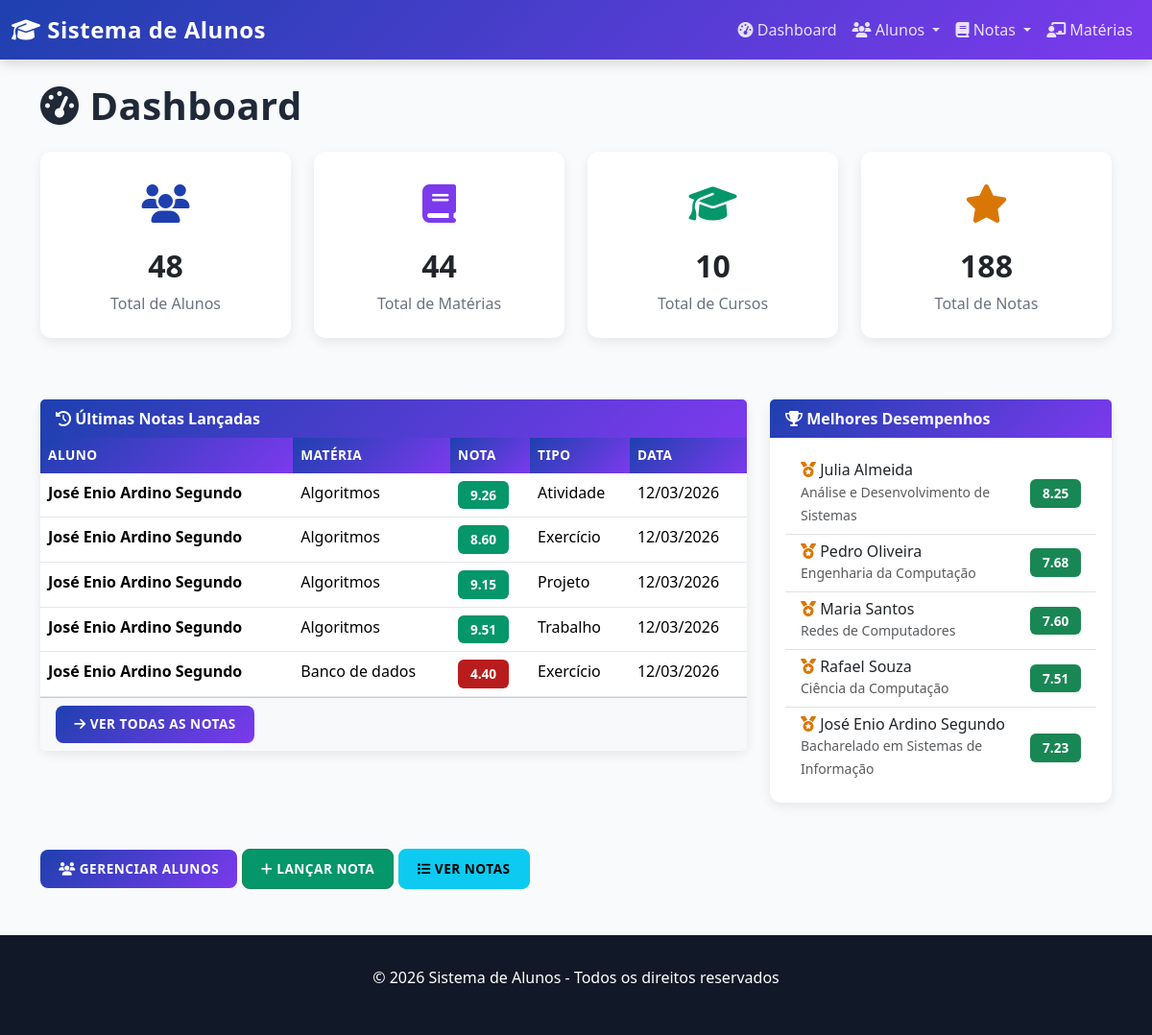
The app's page /, older data.
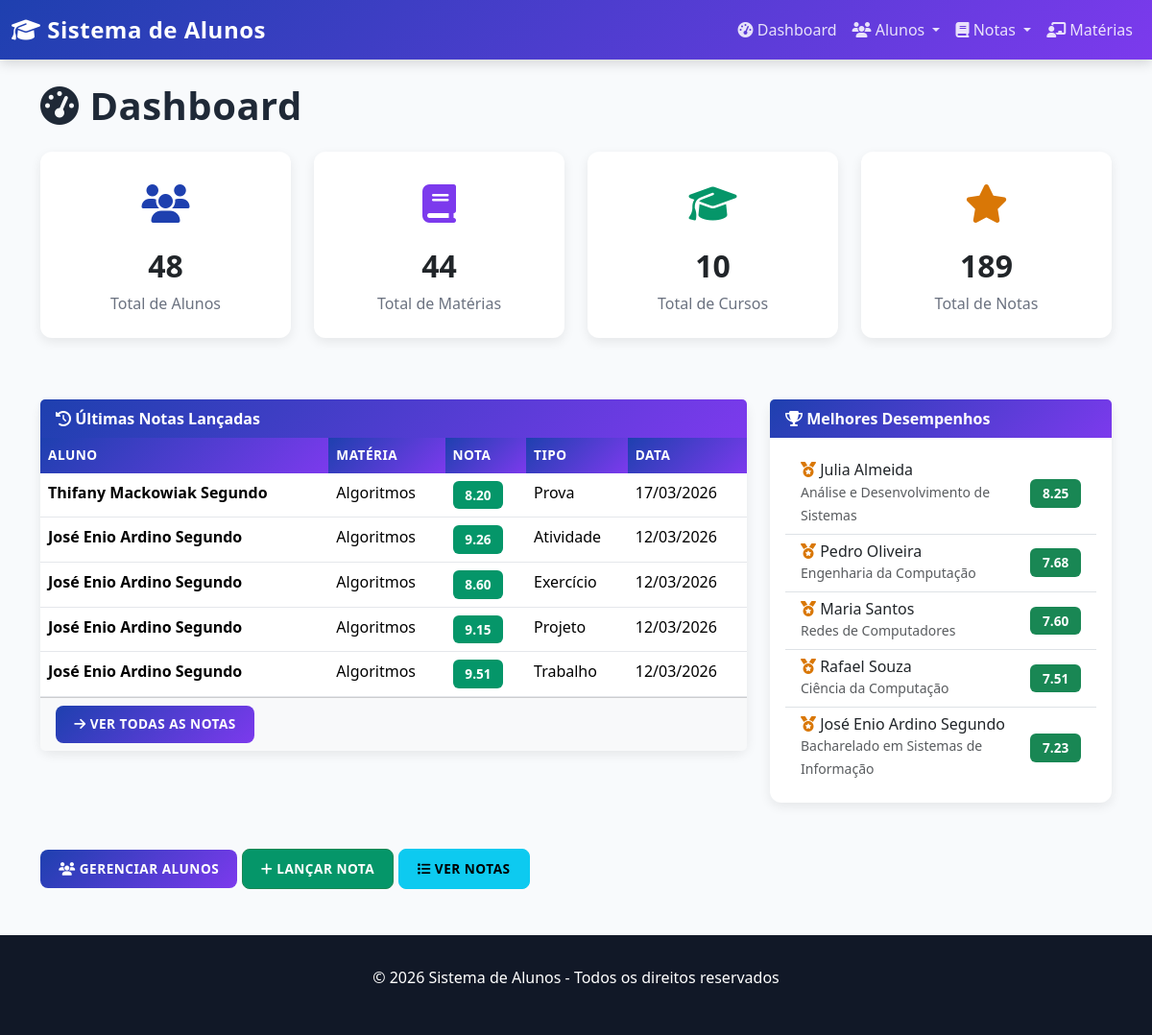
The same page, newer data.
### alunos/models.py (models this page shows, shortened)
class Nota(models.Model):
    aluno = models.ForeignKey(Aluno, on_delete=models.CASCADE, related_name='notas')
    materia = models.ForeignKey(Materia, on_delete=models.CASCADE, related_name='notas')
    valor = models.DecimalField(
        max_digits=4,
        decimal_places=2,
        validators=[MinValueValidator(0), MaxValueValidator(10)],
        help_text="Nota de 0.00 a 10.00"
    )
    data_avaliacao = models.DateField(auto_now_add=True)
    tipo_avaliacao = models.CharField(
        max_length=20,
        choices=[
            ('PROVA', 'Prova'),
            ('TRABALHO', 'Trabalho'),
            ('ATIVIDADE', 'Atividade'),
            ('EXERCICIO', 'Exercício'),
            ('PROJETO', 'Projeto'),
        ],
        default='PROVA'
    )
    observacao = models.TextField(blank=True, null=True)
    class Meta:
        verbose_name = 'Nota'
        verbose_name_plural = 'Notas'
        unique_together = ['aluno', 'materia', 'data_avaliacao', 'tipo_avaliacao']
        ordering = ['-data_avaliacao']

class Aluno(models.Model):
    nome = models.CharField(max_length=100)
    email = models.EmailField(unique=True)
    matricula = models.CharField(max_length=20, unique=True)
    curso = models.ForeignKey(Curso, on_delete=models.CASCADE, related_name='alunos')
    data_nascimento = models.DateField()
    telefone = models.CharField(max_length=15, blank=True, null=True)
    endereco = models.TextField(blank=True, null=True)
    ativo = models.BooleanField(default=True)
    materias = models.ManyToManyField(Materia, related_name='alunos_matriculados', blank=True)
    class Meta:
        verbose_name = 'Aluno'
        verbose_name_plural = 'Alunos'

class Materia(models.Model):
    nome_materia = models.CharField(max_length=100)
    curso = models.ForeignKey(Curso, on_delete=models.CASCADE, related_name='materias')
    professor = models.CharField(max_length=100)
    carga_horaria = models.PositiveIntegerField(default=60, help_text="Carga horária em horas")
    ativo = models.BooleanField(default=True)
    class Meta:
        verbose_name = 'Matéria'
        verbose_name_plural = 'Matérias'
        unique_together = ['nome_materia', 'curso']

class Curso(models.Model):
    nome = models.CharField(max_length=100, unique=True)
    descricao = models.TextField(blank=True, null=True)
    ativo = models.BooleanField(default=True)
    class Meta:
        verbose_name = 'Curso'
        verbose_name_plural = 'Cursos'

### alunos/views.py (the view)
# urls.py: path('', views.dashboard, name='dashboard'),
def dashboard(request):
    total_alunos = Aluno.objects.filter(ativo=True).count()
    total_materias = Materia.objects.filter(ativo=True).count()
    total_cursos = Curso.objects.filter(ativo=True).count()
    total_notas = Nota.objects.count()
    ultimas_notas = Nota.objects.select_related('aluno', 'materia').order_by('-data_avaliacao')[:5]
    alunos_desempenho = Aluno.objects.annotate(
        media=Avg('notas__valor')
    ).filter(media__isnull=False).order_by('-media')[:5]
    contexto = {
        'total_alunos': total_alunos,
        'total_materias': total_materias,
        'total_cursos': total_cursos,
        'total_notas': total_notas,
        'ultimas_notas': ultimas_notas,
        'alunos_desempenho': alunos_desempenho,
    }
    return render(request, 'dashboard.html', contexto)

### templates/dashboard.html (shortened to what this page needs)
{% extends 'base.html' %}
{% block content %}
<div class="mb-5">
    <h1 class="dashboard-title mb-4">
        <i class="fas fa-tachometer-alt"></i> Dashboard
    </h1>
    <div class="row mb-5">
        <div class="col-md-3 col-sm-6 mb-3">
            <div class="stat-card stat-card-primary">
                <div class="stat-icon">
                    <i class="fas fa-users"></i>
                </div>
                <h3>{{ total_alunos }}</h3>
                <p>Total de Alunos</p>
            </div>
        </div>
        <div class="col-md-3 col-sm-6 mb-3">
            <div class="stat-card stat-card-secondary">
                <div class="stat-icon">
                    <i class="fas fa-book"></i>
                </div>
                <h3>{{ total_materias }}</h3>
                <p>Total de Matérias</p>
            </div>
        </div>
        <div class="col-md-3 col-sm-6 mb-3">
            <div class="stat-card stat-card-success">
                <div class="stat-icon">
                    <i class="fas fa-graduation-cap"></i>
                </div>
                <h3>{{ total_cursos }}</h3>
                <p>Total de Cursos</p>
            </div>
        </div>
        <div class="col-md-3 col-sm-6 mb-3">
            <div class="stat-card stat-card-warning">
                <div class="stat-icon">
                    <i class="fas fa-star"></i>
                </div>
                <h3>{{ total_notas }}</h3>
                <p>Total de Notas</p>
            </div>
        </div>
    </div>
    <div class="row">
        <div class="col-lg-8 mb-4">
            <div class="card">
                <div class="card-header">
                    <i class="fas fa-history"></i> Últimas Notas Lançadas
                </div>
                <div class="card-body p-0">
                    {% if ultimas_notas %}
                        <div class="table-responsive">
                            <table class="table table-hover">
                                <thead>
                                    <tr>
                                        <th>Aluno</th>
                                        <th>Matéria</th>
                                        <th>Nota</th>
                                        <th>Tipo</th>
                                        <th>Data</th>
                                    </tr>
                                </thead>
                                <tbody>
                                    {% for nota in ultimas_notas %}
                                    <tr>
                                        <td>
                                            <strong>{{ nota.aluno.nome }}</strong>
                                        </td>
                                        <td>{{ nota.materia.nome_materia }}</td>
                                        <td>
                                            <span class="badge badge-grade {% if nota.valor >= 7 %}badge-success{% elif nota.valor >= 5 %}badge-warning{% else %}badge-danger{% endif %}">
                                                {{ nota.valor }}
                                            </span>
                                        </td>
                                        <td>{{ nota.get_tipo_avaliacao_display }}</td>
                                        <td>{{ nota.data_avaliacao|date:"d/m/Y" }}</td>
                                    </tr>
                                    {% endfor %}
                                </tbody>
                            </table>
                        </div>
                    {% else %}
                        <div class="p-4 text-center text-muted">
                            <p>Nenhuma nota lançada ainda.</p>
                        </div>
                    {% endif %}
                </div>
                <div class="card-footer bg-light">
                    <a href="{% url 'lista_notas' %}" class="btn btn-sm btn-primary">
                        <i class="fas fa-arrow-right"></i> Ver Todas as Notas
                    </a>
                </div>
            </div>
        </div>
        <div class="col-lg-4 mb-4">
            <div class="card">
                <div class="card-header">
                    <i class="fas fa-trophy"></i> Melhores Desempenhos
                </div>
                <div class="card-body">
                    {% if alunos_desempenho %}
                        <div class="list-group list-group-flush">
                            {% for aluno in alunos_desempenho %}
                            <div class="list-group-item d-flex justify-content-between align-items-center">
                                <div>
                                    <h6 class="mb-0">
                                        <i class="fas fa-medal medal-icon"></i> {{ aluno.nome }}
                                    </h6>
                                    <small class="text-muted">{{ aluno.curso.nome }}</small>
                                </div>
                                <span class="badge bg-success">
                                    {{ aluno.media|floatformat:2 }}
                                </span>
                            </div>
                            {% endfor %}
                        </div>
                    {% else %}
                        <p class="text-center text-muted">Sem notas para calcular.</p>
                    {% endif %}
                </div>
            </div>
        </div>
    </div>
    <div class="row mt-4">
        <div class="col-12">
            <a href="{% url 'lista_alunos' %}" class="btn btn-primary">
                <i class="fas fa-users"></i> Gerenciar Alunos
            </a>
            <a href="{% url 'lancar_nota' %}" class="btn btn-success">
                <i class="fas fa-plus"></i> Lançar Nota
            </a>
            <a href="{% url 'lista_notas' %}" class="btn btn-info">
                <i class="fas fa-list"></i> Ver Notas
            </a>
        </div>
    </div>
</div>
{% endblock %}

### templates/base.html (shortened to what this page needs)
<!DOCTYPE html>
<html lang="pt-BR">
<head>
    <link href="https://cdn.jsdelivr.net/npm/bootstrap@5.3.2/dist/css/bootstrap.min.css" rel="stylesheet">
    <link rel="stylesheet" href="https://cdnjs.cloudflare.com/ajax/libs/font-awesome/6.4.0/css/all.min.css">
</head>
<body>
<nav class="navbar navbar-custom navbar-dark navbar-expand-lg">
    <div class="container-fluid">
        <a class="navbar-brand" href="{% url 'dashboard' %}">
            <i class="fas fa-graduation-cap"></i> Sistema de Alunos
        </a>
        <div class="collapse navbar-collapse" id="navbarNav">
            <ul class="navbar-nav ms-auto">
                <li class="nav-item">
                    <a class="nav-link" href="{% url 'dashboard' %}">
                        <i class="fas fa-tachometer-alt"></i> Dashboard
                    </a>
                </li>
                <li class="nav-item dropdown">
                    <a class="nav-link dropdown-toggle" href="#" role="button" data-bs-toggle="dropdown">
                        <i class="fas fa-users"></i> Alunos
                    </a>
                </li>
                <li class="nav-item dropdown">
                    <a class="nav-link dropdown-toggle" href="#" role="button" data-bs-toggle="dropdown">
                        <i class="fas fa-book"></i> Notas
                    </a>
                </li>
                <li class="nav-item">
                    <a class="nav-link" href="{% url 'lista_materias' %}">
                        <i class="fas fa-chalkboard-user"></i> Matérias
                    </a>
                </li>
            </ul>
        </div>
    </div>
</nav>
<div class="container mt-4">
    {% block content %}
    {% endblock %}
</div>
<footer class="mt-5">
    <div class="container">
        <p>&copy; 2026 Sistema de Alunos - Todos os direitos reservados</p>
    </div>
</footer>
</body>
</html>

### templates/base.html (style rules this page uses)
:root { --primary-color: #1e40af; --secondary-color: #7c3aed; --success-color: #059669; --danger-color: #b91c1c; --warning-color: #d97706; --info-color: #0369a1; --dark-bg: #111827; --light-bg: #f8fafc; }
* { margin: 0; padding: 0; box-sizing: border-box; }
body { background-color: var(--light-bg); font-family: 'Segoe UI', Tahoma, Geneva, Verdana, sans-serif; }
.navbar-custom { background: linear-gradient(135deg, var(--primary-color) 0%, var(--secondary-color) 100%); box-shadow: 0 4px 12px rgba(0, 0, 0, 0.15); }
.navbar-custom .navbar-brand { font-weight: 700; font-size: 1.5rem; letter-spacing: 0.5px; color: white !important; }
.navbar-custom .nav-link { transition: all 0.3s ease; color: rgba(255, 255, 255, 0.85) !important; }
.card { border: none; border-radius: 12px; box-shadow: 0 4px 12px rgba(0, 0, 0, 0.08); transition: all 0.3s ease; }
.card-header { background: linear-gradient(135deg, var(--primary-color) 0%, var(--secondary-color) 100%); border-radius: 12px 12px 0 0; color: white; font-weight: 600; border: none; }
.table { margin-bottom: 0; }
.table thead th { background: linear-gradient(135deg, var(--primary-color) 0%, var(--secondary-color) 100%); color: white; font-weight: 600; border: none; text-transform: uppercase; font-size: 0.85rem; letter-spacing: 0.5px; }
.table tbody tr { transition: all 0.2s ease; border-bottom: 1px solid #e5e7eb; }
.btn { font-weight: 600; padding: 0.6rem 1.2rem; border-radius: 8px; transition: all 0.3s ease; text-transform: uppercase; font-size: 0.85rem; letter-spacing: 0.5px; }
.btn-primary { background: linear-gradient(135deg, var(--primary-color) 0%, var(--secondary-color) 100%); border: none; }
.btn-success { background-color: var(--success-color); }
.badge { font-size: 0.85rem; padding: 0.5rem 0.8rem; border-radius: 6px; font-weight: 600; }
.badge-grade { color: white !important; }
.badge-success { background-color: #059669; }
.medal-icon { color: #d97706; }
footer { background-color: var(--dark-bg); color: white; margin-top: 3rem; padding: 2rem 0; text-align: center; }
.dashboard-title { font-weight: 700; color: #1f2937; letter-spacing: 0.5px; }
.stat-card { background: white; border-radius: 12px; padding: 1.5rem; box-shadow: 0 4px 12px rgba(0, 0, 0, 0.08); transition: all 0.3s ease; text-align: center; }
.stat-icon { font-size: 2.5rem; margin-bottom: 1rem; height: 60px; display: flex; align-items: center; justify-content: center; }
.stat-card-primary .stat-icon { color: #1e40af; }
.stat-card-secondary .stat-icon { color: #7c3aed; }
.stat-card-success .stat-icon { color: #059669; }
.stat-card-warning .stat-icon { color: #d97706; }
.stat-card h3 { font-size: 2rem; font-weight: 700; margin: 0.5rem 0; }
.stat-card p { color: #6b7280; margin: 0; font-weight: 500; }

Row changes from the older to the newer data that the page shows:
no longer on this page (row unchanged): Nota: aluno.nome "José Enio Ardino Segundo", materia.nome_materia "Banco de dados", valor "4.40", tipo_avaliacao "Exercício", data_avaliacao "12/03/2026"
added Nota: aluno.nome "Thifany Mackowiak Segundo", materia.nome_materia "Algoritmos", valor "8.20", tipo_avaliacao "Prova", data_avaliacao "17/03/2026"
Text that changed along with them:
{{ total_notas }}: "188" → "189"
